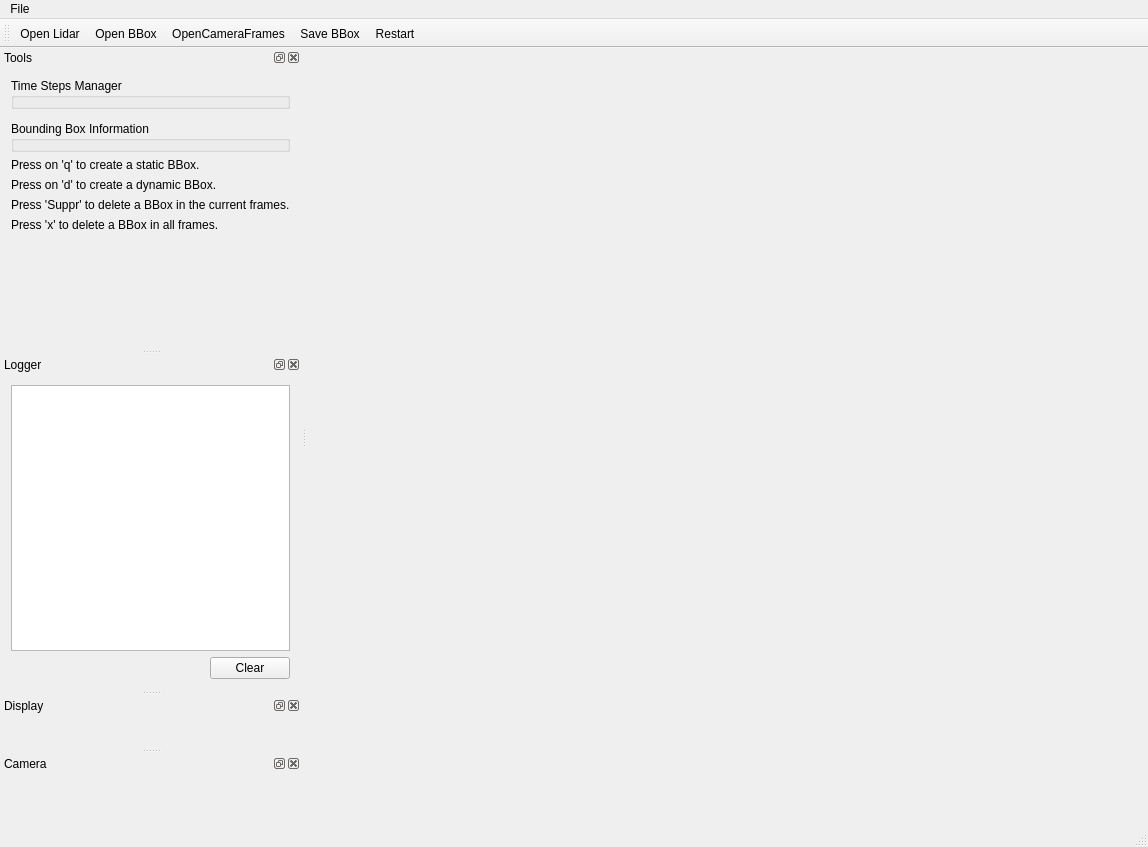
<?xml version="1.0" encoding="UTF-8"?>
<ui version="4.0">
 <class>MainWindow</class>
 <widget class="QMainWindow" name="MainWindow">
  <property name="geometry">
   <rect>
    <x>0</x>
    <y>0</y>
    <width>1148</width>
    <height>847</height>
   </rect>
  </property>
  <property name="windowTitle">
   <string>Bounding Box Me!</string>
  </property>
  <property name="windowIcon">
   <iconset>
    <normalon>:/icon/cube1.svg</normalon>
   </iconset>
  </property>
  <widget class="QVTKOpenGLWidget" name="qvtkWidget">
   <layout class="QGridLayout" name="gridLayout"/>
  </widget>
  <widget class="QMenuBar" name="menuBar">
   <property name="enabled">
    <bool>true</bool>
   </property>
   <property name="geometry">
    <rect>
     <x>0</x>
     <y>0</y>
     <width>1148</width>
     <height>19</height>
    </rect>
   </property>
   <widget class="QMenu" name="menuFile">
    <property name="title">
     <string>File</string>
    </property>
    <addaction name="actionOpen"/>
    <addaction name="actionOpenBBox"/>
    <addaction name="actionOpenCameraFrames"/>
    <addaction name="actionSave"/>
    <addaction name="actionRestart"/>
    <addaction name="actionQuit"/>
   </widget>
   <addaction name="menuFile"/>
  </widget>
  <widget class="QToolBar" name="mainToolBar">
   <property name="enabled">
    <bool>true</bool>
   </property>
   <attribute name="toolBarArea">
    <enum>TopToolBarArea</enum>
   </attribute>
   <attribute name="toolBarBreak">
    <bool>false</bool>
   </attribute>
   <addaction name="actionOpen"/>
   <addaction name="actionOpenBBox"/>
   <addaction name="actionOpenCameraFrames"/>
   <addaction name="actionSave"/>
   <addaction name="actionRestart"/>
  </widget>
  <widget class="QStatusBar" name="statusBar">
   <property name="enabled">
    <bool>true</bool>
   </property>
  </widget>
  <widget class="QDockWidget" name="dockWidget_Manager">
   <property name="floating">
    <bool>false</bool>
   </property>
   <property name="allowedAreas">
    <set>Qt::LeftDockWidgetArea|Qt::RightDockWidgetArea</set>
   </property>
   <property name="windowTitle">
    <string>Tools</string>
   </property>
   <attribute name="dockWidgetArea">
    <number>1</number>
   </attribute>
   <widget class="QWidget" name="dockWidgetContents_1">
    <property name="minimumSize">
     <size>
      <width>270</width>
      <height>0</height>
     </size>
    </property>
    <layout class="QVBoxLayout" name="verticalLayout">
     <item>
      <widget class="timeStepsManager_ui" name="groupBox_TimeSteps_Manager">
       <property name="sizePolicy">
        <sizepolicy hsizetype="Preferred" vsizetype="Minimum">
         <horstretch>0</horstretch>
         <verstretch>0</verstretch>
        </sizepolicy>
       </property>
       <property name="minimumSize">
        <size>
         <width>0</width>
         <height>0</height>
        </size>
       </property>
       <property name="title">
        <string>Time Steps Manager</string>
       </property>
      </widget>
     </item>
     <item>
      <widget class="Line" name="line">
       <property name="orientation">
        <enum>Qt::Vertical</enum>
       </property>
      </widget>
     </item>
     <item>
      <widget class="BoundingBoxInformation_ui" name="groupBox_BB_Information">
       <property name="sizePolicy">
        <sizepolicy hsizetype="Preferred" vsizetype="Minimum">
         <horstretch>0</horstretch>
         <verstretch>0</verstretch>
        </sizepolicy>
       </property>
       <property name="title">
        <string>Bounding Box Information</string>
       </property>
       <property name="flat">
        <bool>false</bool>
       </property>
      </widget>
     </item>
     <item>
      <widget class="QLabel" name="label">
       <property name="text">
        <string>Press on 'q' to create a static BBox.</string>
       </property>
      </widget>
     </item>
     <item>
      <widget class="QLabel" name="label_2">
       <property name="text">
        <string>Press on 'd' to create a dynamic BBox.</string>
       </property>
      </widget>
     </item>
     <item>
      <widget class="QLabel" name="label_3">
       <property name="text">
        <string>Press 'Suppr' to delete a BBox in the current frames.</string>
       </property>
      </widget>
     </item>
     <item>
      <widget class="QLabel" name="label_4">
       <property name="text">
        <string>Press 'x' to delete a BBox in all frames.</string>
       </property>
      </widget>
     </item>
     <item>
      <spacer name="verticalSpacer">
       <property name="orientation">
        <enum>Qt::Vertical</enum>
       </property>
       <property name="sizeHint" stdset="0">
        <size>
         <width>20</width>
         <height>40</height>
        </size>
       </property>
      </spacer>
     </item>
    </layout>
   </widget>
  </widget>
  <widget class="QDockWidget" name="dockWidget_Logger">
   <property name="minimumSize">
    <size>
     <width>200</width>
     <height>131</height>
    </size>
   </property>
   <property name="maximumSize">
    <size>
     <width>524287</width>
     <height>524287</height>
    </size>
   </property>
   <property name="layoutDirection">
    <enum>Qt::LeftToRight</enum>
   </property>
   <property name="floating">
    <bool>false</bool>
   </property>
   <property name="windowTitle">
    <string>Logger</string>
   </property>
   <attribute name="dockWidgetArea">
    <number>1</number>
   </attribute>
   <widget class="QWidget" name="dockWidgetContents_2">
    <layout class="QVBoxLayout" name="verticalLayout_3">
     <item>
      <widget class="QTextBrowser" name="textBrowser_logger">
       <property name="sizePolicy">
        <sizepolicy hsizetype="Expanding" vsizetype="Expanding">
         <horstretch>0</horstretch>
         <verstretch>0</verstretch>
        </sizepolicy>
       </property>
      </widget>
     </item>
     <item alignment="Qt::AlignRight">
      <widget class="QPushButton" name="pushButton_Clear_Logger">
       <property name="sizePolicy">
        <sizepolicy hsizetype="Fixed" vsizetype="Fixed">
         <horstretch>0</horstretch>
         <verstretch>0</verstretch>
        </sizepolicy>
       </property>
       <property name="layoutDirection">
        <enum>Qt::LeftToRight</enum>
       </property>
       <property name="text">
        <string>Clear</string>
       </property>
      </widget>
     </item>
    </layout>
   </widget>
  </widget>
  <widget class="QDockWidget" name="dockWidget_Display">
   <property name="floating">
    <bool>false</bool>
   </property>
   <property name="allowedAreas">
    <set>Qt::LeftDockWidgetArea|Qt::RightDockWidgetArea</set>
   </property>
   <property name="windowTitle">
    <string>Display</string>
   </property>
   <attribute name="dockWidgetArea">
    <number>1</number>
   </attribute>
   <widget class="QWidget" name="dockWidgetContents_3">
    <layout class="QVBoxLayout" name="verticalLayout_2">
     <item>
      <widget class="DisplayManager_ui" name="widget_DisplayManager" native="true"/>
     </item>
    </layout>
   </widget>
  </widget>
  <widget class="QDockWidget" name="dockWidget_Camera">
   <property name="windowTitle">
    <string>Camera</string>
   </property>
   <attribute name="dockWidgetArea">
    <number>1</number>
   </attribute>
   <widget class="QWidget" name="dockWidgetContents">
    <layout class="QVBoxLayout" name="verticalLayout_4">
     <item>
      <widget class="QLabel" name="label_Frame">
       <property name="sizePolicy">
        <sizepolicy hsizetype="Preferred" vsizetype="Preferred">
         <horstretch>0</horstretch>
         <verstretch>0</verstretch>
        </sizepolicy>
       </property>
       <property name="text">
        <string/>
       </property>
      </widget>
     </item>
    </layout>
   </widget>
  </widget>
  <action name="actionOpen">
   <property name="icon">
    <iconset resource="../assets/resources.qrc">
     <normaloff>:/icon/folder-open-solid.svg</normaloff>:/icon/folder-open-solid.svg</iconset>
   </property>
   <property name="text">
    <string>Open Lidar</string>
   </property>
   <property name="toolTip">
    <string>&lt;html&gt;&lt;head/&gt;&lt;body&gt;&lt;p&gt;Open Lidar Point Clouds dataset&lt;/p&gt;&lt;/body&gt;&lt;/html&gt;</string>
   </property>
  </action>
  <action name="actionSave">
   <property name="icon">
    <iconset resource="../assets/resources.qrc">
     <normaloff>:/icon/save-solid.svg</normaloff>:/icon/save-solid.svg</iconset>
   </property>
   <property name="text">
    <string>Save BBox</string>
   </property>
   <property name="toolTip">
    <string>&lt;html&gt;&lt;head/&gt;&lt;body&gt;&lt;p&gt;Save Bounding Box Dataset&lt;/p&gt;&lt;/body&gt;&lt;/html&gt;</string>
   </property>
  </action>
  <action name="actionRestart">
   <property name="icon">
    <iconset resource="../assets/resources.qrc">
     <normaloff>:/icon/redo-alt-solid.svg</normaloff>:/icon/redo-alt-solid.svg</iconset>
   </property>
   <property name="text">
    <string>Restart</string>
   </property>
   <property name="toolTip">
    <string>Restart</string>
   </property>
  </action>
  <action name="actionQuit">
   <property name="text">
    <string>Quit</string>
   </property>
  </action>
  <action name="actionOpenBBox">
   <property name="icon">
    <iconset resource="../assets/resources.qrc">
     <normaloff>:/icon/box-open-solid.svg</normaloff>:/icon/box-open-solid.svg</iconset>
   </property>
   <property name="text">
    <string>Open BBox</string>
   </property>
   <property name="toolTip">
    <string>&lt;html&gt;&lt;head/&gt;&lt;body&gt;&lt;p&gt;Open Bounding Box Dataset&lt;/p&gt;&lt;/body&gt;&lt;/html&gt;</string>
   </property>
  </action>
  <action name="actionOpenCameraFrames">
   <property name="icon">
    <iconset resource="../assets/resources.qrc">
     <normaloff>:/icon/image-open.svg</normaloff>:/icon/image-open.svg</iconset>
   </property>
   <property name="text">
    <string>OpenCameraFrames</string>
   </property>
   <property name="toolTip">
    <string>Open Camera frames</string>
   </property>
  </action>
  <zorder>dockWidget_Manager</zorder>
  <zorder>dockWidget_Logger</zorder>
  <zorder>dockWidget_Display</zorder>
  <zorder>dockWidget_Camera</zorder>
 </widget>
 <layoutdefault spacing="6" margin="11"/>
 <customwidgets>
  <customwidget>
   <class>QVTKOpenGLWidget</class>
   <extends>QWidget</extends>
   <header>QVTKOpenGLWidget.h</header>
   <container>1</container>
  </customwidget>
  <customwidget>
   <class>timeStepsManager_ui</class>
   <extends>QGroupBox</extends>
   <header>timeStepsManager_ui.h</header>
   <container>1</container>
  </customwidget>
  <customwidget>
   <class>BoundingBoxInformation_ui</class>
   <extends>QGroupBox</extends>
   <header>boundingBoxInformation_ui.h</header>
   <container>1</container>
  </customwidget>
  <customwidget>
   <class>DisplayManager_ui</class>
   <extends>QWidget</extends>
   <header>displayManager_ui.h</header>
   <container>1</container>
  </customwidget>
 </customwidgets>
 <resources>
  <include location="../assets/resources.qrc"/>
 </resources>
 <connections/>
</ui>
